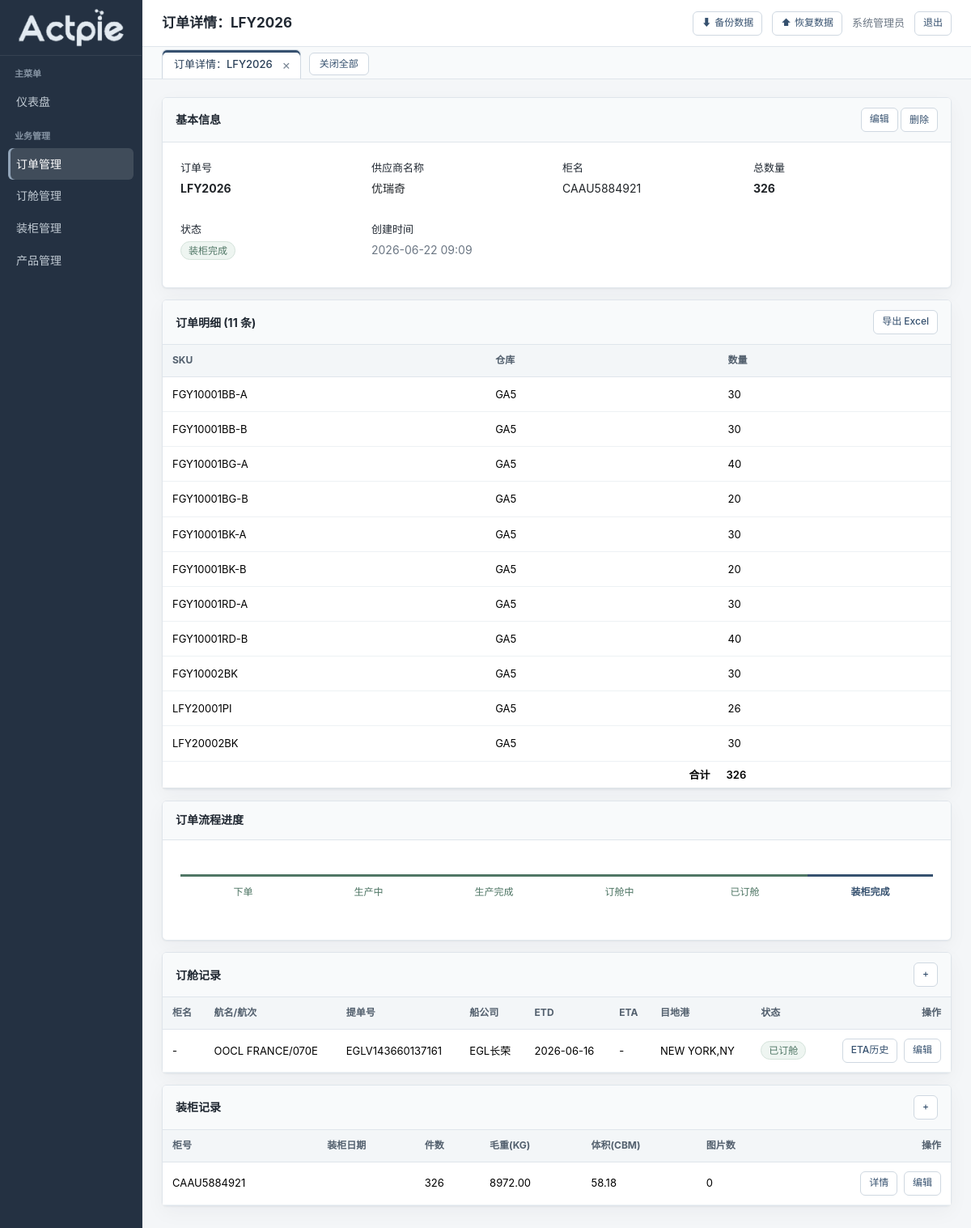
The app's page /orders/1 (signed in) with its own data.
### models.py (models this page shows)
class Order(db.Model):
    __tablename__ = "orders"
    id = db.Column(db.Integer, primary_key=True)
    order_no = db.Column(db.String(50), unique=True, nullable=False, index=True)
    supplier_name = db.Column(db.String(100), nullable=False)
    custom_name = db.Column(db.String(200))
    status = db.Column(db.String(20), default="下单")  # 下单/生产中/生产完成/订舱中/已订舱/装柜完成/已取消
    remarks = db.Column(db.Text)
    created_at = db.Column(db.DateTime, default=lambda: datetime.now(timezone.utc))
    updated_at = db.Column(db.DateTime, default=lambda: datetime.now(timezone.utc),
                           onupdate=lambda: datetime.now(timezone.utc))
    production_tasks = db.relationship(
        "ProductionTask", backref="order", lazy="dynamic",
        cascade="all, delete-orphan"
    )
    booking_records = db.relationship(
        "BookingRecord", backref="order", lazy="dynamic",
        cascade="all, delete-orphan"
    )
    container_records = db.relationship(
        "ContainerRecord", backref="order", lazy="dynamic",
        cascade="all, delete-orphan"
    )
    items = db.relationship(
        "OrderItem", backref="order", lazy="select",
        cascade="all, delete-orphan"
    )

class User(UserMixin, db.Model):
    __tablename__ = "users"
    id = db.Column(db.Integer, primary_key=True)
    username = db.Column(db.String(50), unique=True, nullable=False, index=True)
    password_hash = db.Column(db.String(256), nullable=False)
    display_name = db.Column(db.String(50))
    role = db.Column(db.String(10), default="user")  # admin / user
    created_at = db.Column(db.DateTime, default=lambda: datetime.now(timezone.utc))

class OrderItem(db.Model):
    __tablename__ = "order_items"
    id = db.Column(db.Integer, primary_key=True)
    order_id = db.Column(db.Integer, db.ForeignKey("orders.id", ondelete="CASCADE"), nullable=False)
    sku = db.Column(db.String(100), nullable=False)
    warehouse = db.Column(db.String(100))
    quantity = db.Column(db.Integer, default=0)

class BookingRecord(db.Model):
    __tablename__ = "booking_records"
    id = db.Column(db.Integer, primary_key=True)
    order_id = db.Column(db.Integer, db.ForeignKey("orders.id", ondelete="CASCADE"), nullable=False)
    custom_name = db.Column(db.String(100))         # 柜名（客户自定义）
    vessel_voyage = db.Column(db.String(200))       # 航名/航次
    bl_no = db.Column(db.String(100))               # 提单号
    shipping_company = db.Column(db.String(100))     # 船公司
    etd = db.Column(db.Date)                        # 开航日期(ETD)
    eta = db.Column(db.String(100))                  # 预计到港时间(ETA)，保留文本以便自由更新
    destination = db.Column(db.String(100))          # 目地港
    cutoff_time = db.Column(db.String(100))          # 截单时间
    status = db.Column(db.String(10), default="待订舱")  # 待订舱/已订舱
    remarks = db.Column(db.Text)                     # 备注

class ContainerRecord(db.Model):
    __tablename__ = "container_records"
    id = db.Column(db.Integer, primary_key=True)
    order_id = db.Column(db.Integer, db.ForeignKey("orders.id", ondelete="CASCADE"), nullable=False)
    booking_id = db.Column(db.Integer, db.ForeignKey("booking_records.id", ondelete="SET NULL"), nullable=True)
    container_no = db.Column(db.String(50))
    loading_date = db.Column(db.Date)
    cargo_count = db.Column(db.Integer, default=0)
    weight = db.Column(db.Float, default=0)
    volume = db.Column(db.Float, default=0)
    remarks = db.Column(db.Text)
    estimated_freight = db.Column(db.Float, default=0)       # 预估头程总价
    actual_freight = db.Column(db.Float, default=0)          # 实际头程总价
    domestic_transport_fee = db.Column(db.Float, default=0)   # 国内运输费用
    ocean_freight_fee = db.Column(db.Float, default=0)       # 海运费
    overseas_truck_fee = db.Column(db.Float, default=0)      # 国外拖车费
    shelving_fee = db.Column(db.Float, default=0)            # 上架费
    other_fee = db.Column(db.Float, default=0)               # 其他费用
    fee_remark = db.Column(db.Text)                          # 费用备注（解释"其他费用"）
    booking = db.relationship("BookingRecord", backref="container_records")
    images = db.relationship(
        "ContainerImage", backref="container_record", lazy="select",
        cascade="all, delete-orphan"
   )
    customs_items = db.relationship(
        "CustomsItem", backref="container_record", lazy="select",
        cascade="all, delete-orphan"
    )
    actual_items = db.relationship(
        "ActualItem", backref="container_record", lazy="select",
        cascade="all, delete-orphan"
    )

### routes/orders.py (the view)
@orders_bp.route("/<int:id>")
@login_required
def order_detail(id):
    order = db.session.get(Order, id)
    if not order:
        flash("订单不存在", "error")
        return redirect(url_for("orders.list_orders"))
    detail_source, detail_source_label = _order_detail_context()
    items = order.items
    total_quantity = sum(it.quantity for it in items)
    booking_records = order.booking_records.order_by(
        db.desc(BookingRecord.id)
    ).all()
    container_records = order.container_records.order_by(
        db.desc(ContainerRecord.id)
    ).all()
    return render_template(
        "orders/detail.html",
        active_menu=detail_source,
        detail_source=detail_source,
        detail_source_label=detail_source_label,
        order=order,
        items=items,
        total_quantity=total_quantity,
        booking_records=booking_records,
        container_records=container_records,
    )

### routes/orders.py (called while the page is built)
def _order_detail_context():
    source = (request.args.get("source") or request.args.get("from") or "orders").strip()
    if source not in {"orders", "booking", "container"}:
        source = "orders"
    return source, ORDER_DETAIL_SOURCE_LABELS.get(source, "")

### templates/orders/detail.html (shortened to what this page needs)
{% extends "base.html" %}
{% block page_title %}订单详情：{{ order.order_no }}{% if detail_source_label %}（{{ detail_source_label }}）{% endif %}{% endblock %}
{% block content %}
<div class="card mb-3">
  <div class="card-header">
    基本信息
    <div>
      <a href="{{ url_for('orders.edit_order', id=order.id) }}" class="btn btn-sm btn-outline-primary">编辑</a>
      <form method="POST" action="{{ url_for('orders.delete_order', id=order.id) }}" style="display:inline;"
            onsubmit="return confirm('确定要删除订单 {{ order.order_no }} 吗？');">
        <button type="submit" class="btn btn-sm btn-outline-danger">删除</button>
      </form>
    </div>
  </div>
  <div class="card-body">
    <div class="row g-3">
      <div class="col-sm-6 col-lg-3"><label class="form-label">订单号</label><p class="fw-bold">{{ order.order_no }}</p></div>
      <div class="col-sm-6 col-lg-3"><label class="form-label">供应商名称</label><p>{{ order.supplier_name }}</p></div>
      <div class="col-sm-6 col-lg-3"><label class="form-label">柜名</label><p>{{ order.custom_name or '-' }}</p></div>
      <div class="col-sm-6 col-lg-3"><label class="form-label">总数量</label><p class="fw-bold">{{ total_quantity }}</p></div>
      <div class="col-sm-6 col-lg-3"><label class="form-label">状态</label><p><span class="badge badge-status status-{{ order.status }}">{{ order.status }}</span></p></div>
      <div class="col-sm-6 col-lg-3"><label class="form-label">创建时间</label><p class="text-muted">{{ order.created_at.strftime('%Y-%m-%d %H:%M') if order.created_at else '' }}</p></div>
    </div>
  </div>
</div>
<div class="card mb-3">
  <div class="card-header d-flex justify-content-between">
    订单明细 ({{ items|length if items else 0 }} 条)
    <div class="d-flex gap-1">
      <a href="{{ url_for('orders.export_items', id=order.id) }}" class="btn btn-sm btn-outline-success">导出 Excel</a>
    </div>
  </div>
  <div class="table-responsive">
    <table class="table items-table">
      <thead>
        <tr>
          <th>SKU <button class="copy-btn" onclick="copyCol('sku')" title="一键复制">复制</button></th>
          <th>仓库 <button class="copy-btn" onclick="copyCol('warehouse')" title="一键复制">复制</button></th>
          <th>数量 <button class="copy-btn" onclick="copyCol('quantity')" title="一键复制">复制</button></th>
        </tr>
      </thead>
      <tbody>
        {% if items %}
          {% for item in items %}
          <tr>
            <td><span class="copy-sku">{{ item.sku }}</span></td>
            <td><span class="copy-wh">{{ item.warehouse or '' }}</span></td>
            <td><span class="copy-qty">{{ item.quantity }}</span></td>
          </tr>
          {% endfor %}
        {% else %}
          <tr><td colspan="3" class="text-muted text-center py-2">暂无明细</td></tr>
        {% endif %}
      </tbody>
      <tfoot>
        <tr class="total-row"><td colspan="2" class="text-end">合计</td><td>{{ total_quantity }}</td></tr>
      </tfoot>
    </table>
  </div>
</div>
<div class="card mb-3">
  <div class="card-header">订单流程进度</div>
  <div class="card-body">
    <div class="progress-track">
      {% set steps = ['下单', '生产中', '生产完成', '订舱中', '已订舱', '装柜完成'] %}
      {% set status_idx = {'下单': 0, '生产中': 1, '生产完成': 2, '订舱中': 3, '已订舱': 4, '装柜完成': 5} %}
      {% set current_idx = status_idx.get(order.status, -1) %}
      {% for step in steps %}
        {% if order.status == '已取消' %}
          <div class="progress-step {% if loop.index0 <= current_idx %}done{% elif loop.index0 == current_idx|int + 1 %}cancelled{% endif %}">{{ step }}</div>
        {% else %}
          <div class="progress-step {% if loop.index0 < current_idx %}done{% elif loop.index0 == current_idx %}active{% endif %}">{{ step }}</div>
        {% endif %}
      {% endfor %}
    </div>
  </div>
</div>
<div class="card mb-3">
  <div class="card-header">订舱记录 <a href="{{ url_for('booking.new_booking', order_id=order.id) }}" class="btn btn-sm btn-outline-primary">+</a></div>
  <div class="table-responsive">
    <table class="table table-hover">
      <thead><tr><th>柜名</th><th>航名/航次</th><th>提单号</th><th>船公司</th><th>ETD</th><th>ETA</th><th>目地港</th><th>状态</th><th class="actions">操作</th></tr></thead>
      <tbody>
        {% if booking_records %}
          {% for br in booking_records %}
          <tr>
            <td>{{ br.custom_name or '-' }}</td>
            <td>{{ br.vessel_voyage or '-' }}</td>
            <td>{{ br.bl_no or '-' }}</td>
            <td>{{ br.shipping_company or '-' }}</td>
            <td>{{ br.etd.strftime('%Y-%m-%d') if br.etd else '-' }}</td>
            <td>{{ br.eta or '-' }}</td>
            <td>{{ br.destination or '-' }}</td>
            <td><span class="badge badge-status status-{{ br.status }}">{{ br.status }}</span></td>
            <td class="actions">
              <a href="{{ url_for('booking.eta_history', id=br.id) }}" class="btn btn-sm btn-outline-secondary">ETA历史</a>
              <a href="{{ url_for('booking.edit_booking', id=br.id) }}" class="btn btn-sm btn-outline-primary">编辑</a>
            </td>
          </tr>
          {% endfor %}
        {% else %}<tr><td colspan="9"><div class="empty-state py-3"><p class="mb-0">暂无</p></div></td></tr>{% endif %}
      </tbody>
    </table>
  </div>
</div>
<div class="card mb-3">
  <div class="card-header">装柜记录 <a href="{{ url_for('container.new_container', order_id=order.id) }}" class="btn btn-sm btn-outline-primary">+</a></div>
  <div class="table-responsive">
    <table class="table table-hover">
      <thead><tr><th>柜号</th><th>装柜日期</th><th>件数</th><th>毛重(KG)</th><th>体积(CBM)</th><th>图片数</th><th class="actions">操作</th></tr></thead>
      <tbody>
        {% if container_records %}
          {% for cr in container_records %}
          <tr>
            <td>{{ cr.container_no }}</td>
            <td>{{ cr.loading_date.strftime('%Y-%m-%d') if cr.loading_date else '' }}</td>
            <td>{{ cr.cargo_count }}</td>
            <td>{{ '%.2f'|format(cr.weight) if cr.weight else '' }}</td>
            <td>{{ '%.2f'|format(cr.volume) if cr.volume else '' }}</td>
            <td>{{ cr.images|length }}</td>
            <td class="actions">
              <a href="{{ url_for('container.container_detail', id=cr.id) }}" class="btn btn-sm btn-outline-secondary">详情</a>
              <a href="{{ url_for('container.new_container', id=cr.id) }}" class="btn btn-sm btn-outline-primary">编辑</a>
            </td>
          </tr>
          {% endfor %}
        {% else %}<tr><td colspan="7"><div class="empty-state py-3"><p class="mb-0">暂无</p></div></td></tr>{% endif %}
      </tbody>
    </table>
  </div>
</div>
{% endblock %}

### templates/base.html (shortened to what this page needs)
<!DOCTYPE html>
<html lang="zh-CN">
<head>
  <link href="https://cdn.jsdelivr.net/npm/bootstrap@5.3.3/dist/css/bootstrap.min.css" rel="stylesheet">
  <link rel="stylesheet" href="{{ url_for('static', filename='css/style.css') }}">
</head>
<body>
  <aside class="sidebar" id="sidebar">
    <div class="sidebar-brand">
      <img class="brand-logo" src="{{ url_for('static', filename='img/actpie-logo-cutout.png') }}" alt="Actpie">
    </div>
    <div class="sidebar-section">主菜单</div>
    <ul class="sidebar-nav">
      <li><a href="{{ url_for('index') }}" class="{% if active_menu == 'dashboard' %}active{% endif %}">
        <span class="nav-icon">&#9632;</span> 仪表盘
      </a></li>
    </ul>
    <div class="sidebar-section">业务管理</div>
    <ul class="sidebar-nav">
      <li><a href="{{ url_for('orders.list_orders') }}" class="{% if active_menu == 'orders' %}active{% endif %}">
        <span class="nav-icon">&#9632;</span> 订单管理
      </a></li>
      <li><a href="{{ url_for('booking.list_booking') }}" class="{% if active_menu == 'booking' %}active{% endif %}">
        <span class="nav-icon">&#9632;</span> 订舱管理
      </a></li>
      <li><a href="{{ url_for('container.list_container') }}" class="{% if active_menu == 'container' %}active{% endif %}">
        <span class="nav-icon">&#9632;</span> 装柜管理
      </a></li>
      <li><a href="{{ url_for('sku.list_sku') }}" class="{% if active_menu == 'sku' %}active{% endif %}">
        <span class="nav-icon">&#9632;</span> 产品管理
      </a></li>
    </ul>
  </aside>
  <div class="main-wrapper">
    <nav class="topbar">
      <div class="d-flex align-items-center gap-3">
        <span class="page-title">{% block page_title %}仪表盘{% endblock %}</span>
      </div>
      <div class="user-menu">
        {% if current_user.is_authenticated %}
          {% if current_user.role == 'admin' %}
            <a href="{{ url_for('admin.backup_database') }}" class="btn btn-outline-primary btn-sm" title="下载当前数据库完整备份（database.db）">
              <span style="margin-right:4px;">⬇</span>备份数据
            </a>
            <button type="button" class="btn btn-outline-danger btn-sm" id="btnRestoreData" title="上传 .db 文件覆盖当前数据，操作前会自动备份">
              <span style="margin-right:4px;">⬆</span>恢复数据
            </button>
          {% endif %}
          <span class="text-muted">{{ current_user.display_name or current_user.username }}</span>
          <a href="{{ url_for('auth.logout') }}" class="btn btn-outline-secondary btn-sm">退出</a>
        {% else %}
          <a href="{{ url_for('auth.login') }}" class="btn btn-primary btn-sm">登录</a>
        {% endif %}
      </div>
    </nav>
    {% if current_user.is_authenticated %}
    <div
      class="subpage-tabs"
      id="subpageTabs"
      aria-label="已打开页面"
      data-active-menu="{{ active_menu or '' }}"
      data-dashboard-url="{{ url_for('index') }}"
      data-orders-url="{{ url_for('orders.list_orders') }}"
      data-booking-url="{{ url_for('booking.list_booking') }}"
      data-container-url="{{ url_for('container.list_container') }}"
      data-sku-url="{{ url_for('sku.list_sku') }}"
    ></div>
    {% endif %}
    <div class="page-content">
      {% block content %}{% endblock %}
    </div>
  </div>
</body>
</html>

### templates/orders/detail.html (style rules this page uses)
.items-table { font-size: 13px; }
.items-table th { background: #f8f9fb; font-size: 12px; padding: 8px 10px; }
.items-table td { padding: 6px 10px; }
.items-table .total-row { background: #f0f4ff; font-weight: 600; }

### records on screen
Order: order_no "LFY2026", supplier_name "优瑞奇", custom_name "CAAU5884921", status "装柜完成", created_at "2026-06-22 09:09"
User: display_name "系统管理员"
OrderItem: sku "FGY10001BB-A", warehouse "GA5", quantity "30"
OrderItem: sku "FGY10001BB-B", warehouse "GA5", quantity "30"
OrderItem: sku "FGY10001BG-A", warehouse "GA5", quantity "40"
OrderItem: sku "FGY10001BG-B", warehouse "GA5", quantity "20"
OrderItem: sku "FGY10001BK-A", warehouse "GA5", quantity "30"
OrderItem: sku "FGY10001BK-B", warehouse "GA5", quantity "20"
OrderItem: sku "FGY10001RD-A", warehouse "GA5", quantity "30"
OrderItem: sku "FGY10001RD-B", warehouse "GA5", quantity "40"
OrderItem: sku "FGY10002BK", warehouse "GA5", quantity "30"
OrderItem: sku "LFY20001PI", warehouse "GA5", quantity "26"
OrderItem: sku "LFY20002BK", warehouse "GA5", quantity "30"
BookingRecord: custom_name "-", vessel_voyage "OOCL FRANCE/070E", bl_no "EGLV143660137161", shipping_company "EGL长荣", etd "2026-06-16", eta "-", destination "NEW YORK,NY", status "已订舱"
ContainerRecord: container_no "CAAU5884921", cargo_count "326", weight "8972.00", volume "58.18", images|length "0"

### other values on screen
{{ total_quantity }} "326"
{{ items|length if items else 0 }} "11"
{{ step }} "下单" "生产中" "生产完成" "订舱中" "已订舱" "装柜完成"
